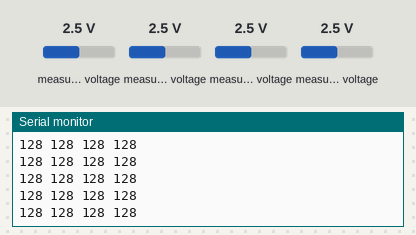
Simulated run of this sketch. Board: Arduino Uno, built with avr-gcc and run on an emulated ATmega328P. Shown: the last lines printed to the serial monitor. Wiring (inferred from the names in the program): PCF8591 converter at I2C address 0x48. Inputs (shaded band) come from the test bench; at power-on: measured voltage 2.5 V.

Above: at 1.2 s.
1.3 s: measured voltage (sensor 200) set to 0.1 V
At 1.9 s:
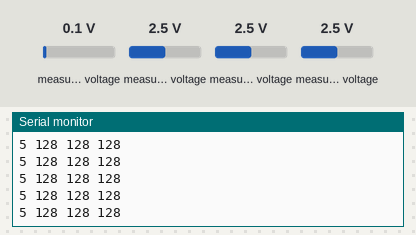
4.3 s: measured voltage (sensor 200) set to 1.2 V
At 5.1 s:
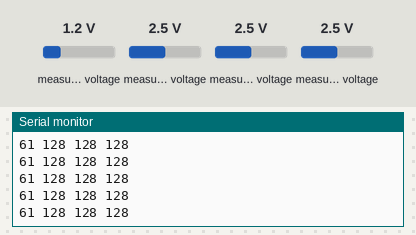
7.3 s: measured voltage (sensor 200) set to 2.5 V
At 8.3 s:
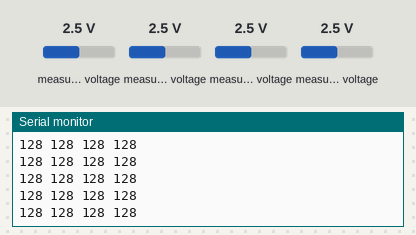
10.3 s: measured voltage (sensor 201) set to 0.1 V
At 11.2 s:
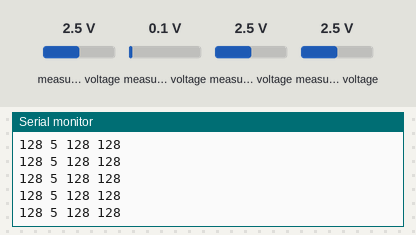
11.8 s: measured voltage (sensor 202) set to 0.1 V
At 12.8 s:
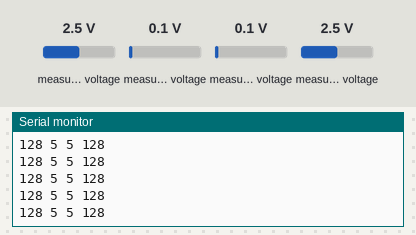
14.8 s: measured voltage (sensor 203) set to 0.1 V
At 15.4 s:
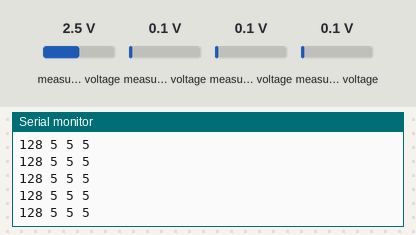
Timing chart, 0 to 17.3 s (numbered marks = the images above; inputs shaded):
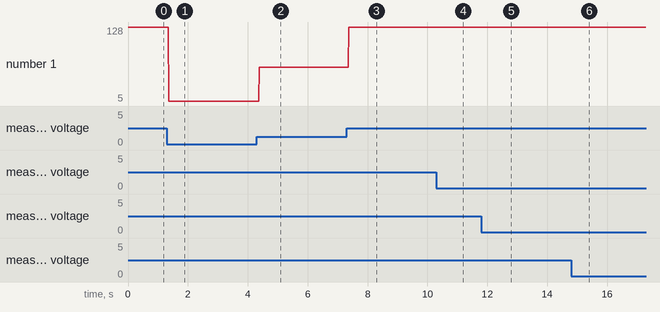

The sketch:

PCF8591Demo.ino
```cpp
// Example 52.3 PCF8591 ADC demo
// http://tronixstuff.com/tutorials Chapter 52
// John Boxall June 2013
#include "Wire.h"
#define PCF8591 0x48// I2C bus address
#define ADC0 0x00 // control bytes for reading individual ADCs
#define ADC1 0x01
#define ADC2 0x02
#define ADC3 0x03
byte value0, value1, value2, value3;
void setup()
{
 Wire.begin();
 Serial.begin(9600);
}
void loop()
{
 Wire.beginTransmission(PCF8591); // wake up PCF8591
 Wire.write(ADC0); // control byte - read ADC0
 Wire.endTransmission(); // end tranmission
 Wire.requestFrom(PCF8591, 2);
 value0=Wire.read();
 value0=Wire.read();
 Wire.beginTransmission(PCF8591); // wake up PCF8591
 Wire.write(ADC1); // control byte - read ADC1
 Wire.endTransmission(); // end tranmission
 Wire.requestFrom(PCF8591, 2);
 value1=Wire.read();
 value1=Wire.read();
 Wire.beginTransmission(PCF8591); // wake up PCF8591
 Wire.write(ADC2); // control byte - read ADC2
 Wire.endTransmission(); // end tranmission
 Wire.requestFrom(PCF8591, 2);
 value2=Wire.read();
 value2=Wire.read();
 Wire.beginTransmission(PCF8591); // wake up PCF8591
 Wire.write(ADC3); // control byte - read ADC3
 Wire.endTransmission(); // end tranmission
 Wire.requestFrom(PCF8591, 2);
 value3=Wire.read();
 value3=Wire.read();
 Serial.print(value0); Serial.print(" ");
 Serial.print(value1); Serial.print(" ");
 Serial.print(value2); Serial.print(" ");
 Serial.print(value3); Serial.print(" ");
 Serial.println();
}
```

Measured:
- after the input at 1.3 s, the serial monitor: prints a new line after 0.07 s (image 1)
- after the input at 4.3 s, the serial monitor: prints a new line after 0.08 s (image 2)
- after the input at 7.3 s, the serial monitor: prints a new line after 0.07 s (image 3)
- after the input at 10.3 s, the serial monitor: prints a new line after 0.08 s (image 4)
- after the input at 11.8 s, the serial monitor: prints a new line after 0.08 s (image 5)
- after the input at 14.8 s, the serial monitor: prints a new line after 0.08 s (image 6)
- plotted number 1: 128 → 5 after the input at 1.3 s, 5 → 61 after the input at 4.3 s
